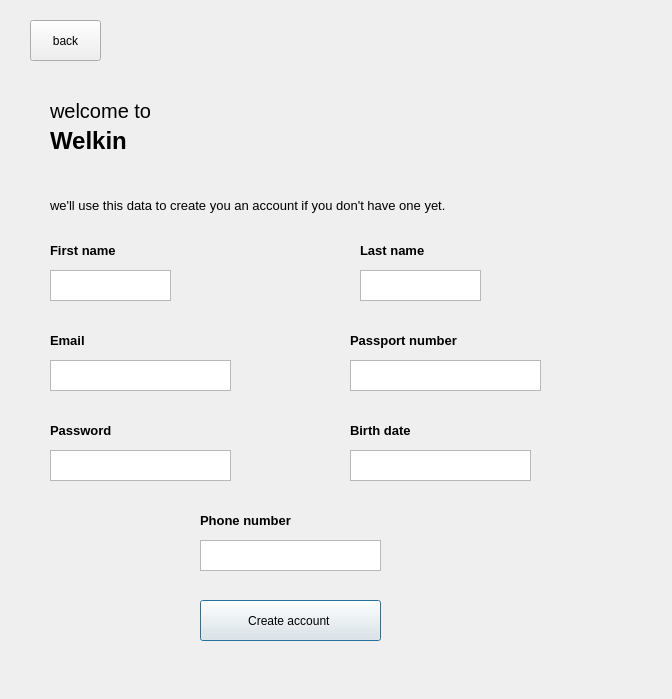
<?xml version="1.0" encoding="UTF-8"?>
<ui version="4.0">
 <class>CreateAccount</class>
 <widget class="QDialog" name="CreateAccount">
  <property name="geometry">
   <rect>
    <x>0</x>
    <y>0</y>
    <width>672</width>
    <height>699</height>
   </rect>
  </property>
  <property name="windowTitle">
   <string>Dialog</string>
  </property>
  <widget class="QLabel" name="label">
   <property name="geometry">
    <rect>
     <x>50</x>
     <y>90</y>
     <width>151</width>
     <height>41</height>
    </rect>
   </property>
   <property name="font">
    <font>
     <pointsize>15</pointsize>
    </font>
   </property>
   <property name="text">
    <string>welcome to</string>
   </property>
  </widget>
  <widget class="QLabel" name="label_2">
   <property name="geometry">
    <rect>
     <x>50</x>
     <y>120</y>
     <width>151</width>
     <height>41</height>
    </rect>
   </property>
   <property name="font">
    <font>
     <pointsize>18</pointsize>
     <weight>75</weight>
     <bold>true</bold>
    </font>
   </property>
   <property name="text">
    <string>Welkin</string>
   </property>
  </widget>
  <widget class="QLabel" name="label_3">
   <property name="geometry">
    <rect>
     <x>50</x>
     <y>170</y>
     <width>581</width>
     <height>71</height>
    </rect>
   </property>
   <property name="font">
    <font>
     <pointsize>10</pointsize>
    </font>
   </property>
   <property name="text">
    <string>we'll use this data to create you an account if you don't have one yet.</string>
   </property>
  </widget>
  <widget class="QLabel" name="label_4">
   <property name="geometry">
    <rect>
     <x>50</x>
     <y>240</y>
     <width>101</width>
     <height>21</height>
    </rect>
   </property>
   <property name="font">
    <font>
     <pointsize>10</pointsize>
     <weight>75</weight>
     <bold>true</bold>
    </font>
   </property>
   <property name="text">
    <string>&lt;html&gt;&lt;head/&gt;&lt;body&gt;&lt;p&gt;First name&lt;/p&gt;&lt;/body&gt;&lt;/html&gt;</string>
   </property>
  </widget>
  <widget class="QLabel" name="label_5">
   <property name="geometry">
    <rect>
     <x>50</x>
     <y>330</y>
     <width>101</width>
     <height>21</height>
    </rect>
   </property>
   <property name="font">
    <font>
     <pointsize>10</pointsize>
     <weight>75</weight>
     <bold>true</bold>
    </font>
   </property>
   <property name="text">
    <string>Email</string>
   </property>
  </widget>
  <widget class="QLabel" name="label_6">
   <property name="geometry">
    <rect>
     <x>50</x>
     <y>420</y>
     <width>101</width>
     <height>21</height>
    </rect>
   </property>
   <property name="font">
    <font>
     <pointsize>10</pointsize>
     <weight>75</weight>
     <bold>true</bold>
    </font>
   </property>
   <property name="text">
    <string>Password</string>
   </property>
  </widget>
  <widget class="QPushButton" name="tousermain">
   <property name="geometry">
    <rect>
     <x>200</x>
     <y>600</y>
     <width>181</width>
     <height>41</height>
    </rect>
   </property>
   <property name="text">
    <string>Create account </string>
   </property>
  </widget>
  <widget class="QPushButton" name="tologin">
   <property name="geometry">
    <rect>
     <x>30</x>
     <y>20</y>
     <width>71</width>
     <height>41</height>
    </rect>
   </property>
   <property name="text">
    <string>back</string>
   </property>
  </widget>
  <widget class="QLabel" name="label_8">
   <property name="geometry">
    <rect>
     <x>360</x>
     <y>240</y>
     <width>101</width>
     <height>21</height>
    </rect>
   </property>
   <property name="text">
    <string>&lt;html&gt;&lt;head/&gt;&lt;body&gt;&lt;p&gt;&lt;span style=&quot; font-size:10pt; font-weight:600;&quot;&gt;Last name&lt;/span&gt;&lt;/p&gt;&lt;/body&gt;&lt;/html&gt;</string>
   </property>
  </widget>
  <widget class="QLabel" name="label_10">
   <property name="geometry">
    <rect>
     <x>350</x>
     <y>330</y>
     <width>151</width>
     <height>21</height>
    </rect>
   </property>
   <property name="text">
    <string>&lt;html&gt;&lt;head/&gt;&lt;body&gt;&lt;p&gt;&lt;span style=&quot; font-size:10pt; font-weight:600;&quot;&gt;Passport number&lt;/span&gt;&lt;/p&gt;&lt;/body&gt;&lt;/html&gt;</string>
   </property>
  </widget>
  <widget class="QLabel" name="label_11">
   <property name="geometry">
    <rect>
     <x>350</x>
     <y>420</y>
     <width>91</width>
     <height>21</height>
    </rect>
   </property>
   <property name="text">
    <string>&lt;html&gt;&lt;head/&gt;&lt;body&gt;&lt;p&gt;&lt;span style=&quot; font-size:10pt; font-weight:600;&quot;&gt;Birth date&lt;/span&gt;&lt;/p&gt;&lt;/body&gt;&lt;/html&gt;</string>
   </property>
  </widget>
  <widget class="QLabel" name="label_12">
   <property name="geometry">
    <rect>
     <x>200</x>
     <y>510</y>
     <width>131</width>
     <height>21</height>
    </rect>
   </property>
   <property name="text">
    <string>&lt;html&gt;&lt;head/&gt;&lt;body&gt;&lt;p&gt;&lt;span style=&quot; font-size:10pt; font-weight:600;&quot;&gt;Phone number&lt;/span&gt;&lt;/p&gt;&lt;/body&gt;&lt;/html&gt;</string>
   </property>
  </widget>
  <widget class="QTextEdit" name="firstname">
   <property name="geometry">
    <rect>
     <x>50</x>
     <y>270</y>
     <width>121</width>
     <height>31</height>
    </rect>
   </property>
  </widget>
  <widget class="QTextEdit" name="lastname">
   <property name="geometry">
    <rect>
     <x>360</x>
     <y>270</y>
     <width>121</width>
     <height>31</height>
    </rect>
   </property>
  </widget>
  <widget class="QTextEdit" name="email">
   <property name="geometry">
    <rect>
     <x>50</x>
     <y>360</y>
     <width>181</width>
     <height>31</height>
    </rect>
   </property>
  </widget>
  <widget class="QTextEdit" name="passportnumber">
   <property name="geometry">
    <rect>
     <x>350</x>
     <y>360</y>
     <width>191</width>
     <height>31</height>
    </rect>
   </property>
  </widget>
  <widget class="QTextEdit" name="password">
   <property name="geometry">
    <rect>
     <x>50</x>
     <y>450</y>
     <width>181</width>
     <height>31</height>
    </rect>
   </property>
  </widget>
  <widget class="QTextEdit" name="birthdate">
   <property name="geometry">
    <rect>
     <x>350</x>
     <y>450</y>
     <width>181</width>
     <height>31</height>
    </rect>
   </property>
  </widget>
  <widget class="QTextEdit" name="phonenumber">
   <property name="geometry">
    <rect>
     <x>200</x>
     <y>540</y>
     <width>181</width>
     <height>31</height>
    </rect>
   </property>
  </widget>
 </widget>
 <resources/>
 <connections/>
</ui>
